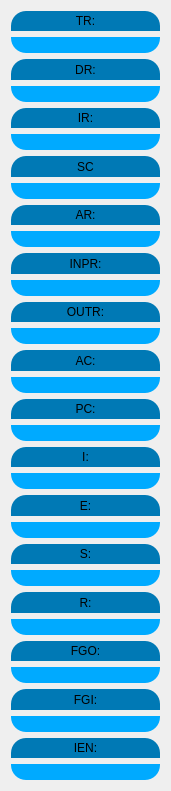
   <widget class="QWidget" name="verticalLayoutWidget">
    <property name="geometry">
     <rect>
      <x>720</x>
      <y>30</y>
      <width>171</width>
      <height>791</height>
     </rect>
    </property>
    <layout class="QVBoxLayout" name="verticalLayout_3">
     <item>
      <widget class="QLabel" name="label_7">
       <property name="styleSheet">
        <string notr="true">background-color: rgb(0, 121, 181);
border-top-left-radius: 15%;
border-top-right-radius: 15%;
width: 10px;
height: 10px;</string>
       </property>
       <property name="text">
        <string>TR:</string>
       </property>
       <property name="alignment">
        <set>Qt::AlignCenter</set>
       </property>
      </widget>
     </item>
     <item>
      <widget class="QLineEdit" name="tr_line">
       <property name="styleSheet">
        <string notr="true">background-color: rgb(0, 170, 255);
border-bottom-left-radius: 15%;
border-bottom-right-radius: 15%;</string>
       </property>
       <property name="alignment">
        <set>Qt::AlignCenter</set>
       </property>
       <property name="readOnly">
        <bool>true</bool>
       </property>
      </widget>
     </item>
     <item>
      <widget class="QLabel" name="label_5">
       <property name="styleSheet">
        <string notr="true">background-color: rgb(0, 121, 181);
border-top-left-radius: 15%;
border-top-right-radius: 15%;
width: 10px;
height: 10px;</string>
       </property>
       <property name="text">
        <string>DR:</string>
       </property>
       <property name="alignment">
        <set>Qt::AlignCenter</set>
       </property>
      </widget>
     </item>
     <item>
      <widget class="QLineEdit" name="dr_line">
       <property name="styleSheet">
        <string notr="true">border-bottom-left-radius: 15%;
background-color: rgb(0, 170, 255);
border-bottom-right-radius: 15%;</string>
       </property>
       <property name="alignment">
        <set>Qt::AlignCenter</set>
       </property>
       <property name="readOnly">
        <bool>true</bool>
       </property>
      </widget>
     </item>
     <item>
      <widget class="QLabel" name="label_3">
       <property name="styleSheet">
        <string notr="true">background-color: rgb(0, 121, 181);
border-top-left-radius: 15%;
border-top-right-radius: 15%;
width: 10px;
height: 10px;</string>
       </property>
       <property name="text">
        <string>IR:</string>
       </property>
       <property name="alignment">
        <set>Qt::AlignCenter</set>
       </property>
      </widget>
     </item>
     <item>
      <widget class="QLineEdit" name="ir_line">
       <property name="styleSheet">
        <string notr="true">background-color: rgb(0, 170, 255);
border-bottom-left-radius: 15%;
border-bottom-right-radius: 15%;</string>
       </property>
       <property name="alignment">
        <set>Qt::AlignCenter</set>
       </property>
       <property name="readOnly">
        <bool>true</bool>
       </property>
      </widget>
     </item>
     <item>
      <widget class="QLabel" name="label_2">
       <property name="layoutDirection">
        <enum>Qt::LeftToRight</enum>
       </property>
       <property name="styleSheet">
        <string notr="true">background-color: rgb(0, 121, 181);
border-top-left-radius: 15%;
border-top-right-radius: 15%;
width: 10px;
height: 10px;</string>
       </property>
       <property name="text">
        <string>SC</string>
       </property>
       <property name="alignment">
        <set>Qt::AlignCenter</set>
       </property>
      </widget>
     </item>
     <item>
      <widget class="QLineEdit" name="sc_line">
       <property name="minimumSize">
        <size>
         <width>5</width>
         <height>0</height>
        </size>
       </property>
       <property name="styleSheet">
        <string notr="true">background-color: rgb(0, 170, 255);
border-bottom-left-radius: 15%;
border-bottom-right-radius: 15%;</string>
       </property>
       <property name="alignment">
        <set>Qt::AlignCenter</set>
       </property>
       <property name="readOnly">
        <bool>true</bool>
       </property>
      </widget>
     </item>
     <item>
      <widget class="QLabel" name="label_4">
       <property name="styleSheet">
        <string notr="true">background-color: rgb(0, 121, 181);
border-top-left-radius: 15%;
border-top-right-radius: 15%;
width: 10px;
height: 10px;</string>
       </property>
       <property name="text">
        <string>AR:</string>
       </property>
       <property name="alignment">
        <set>Qt::AlignCenter</set>
       </property>
      </widget>
     </item>
     <item>
      <widget class="QLineEdit" name="ar_line">
       <property name="styleSheet">
        <string notr="true">background-color: rgb(0, 170, 255);
border-bottom-left-radius: 15%;
border-bottom-right-radius: 15%;</string>
       </property>
       <property name="alignment">
        <set>Qt::AlignCenter</set>
       </property>
       <property name="readOnly">
        <bool>true</bool>
       </property>
      </widget>
     </item>
     <item>
      <widget class="QLabel" name="label_8">
       <property name="styleSheet">
        <string notr="true">background-color: rgb(0, 121, 181);
border-top-left-radius: 15%;
border-top-right-radius: 15%;
width: 10px;
height: 10px;</string>
       </property>
       <property name="text">
        <string>INPR:</string>
       </property>
       <property name="alignment">
        <set>Qt::AlignCenter</set>
       </property>
      </widget>
     </item>
     <item>
      <widget class="QLineEdit" name="inpr_line">
       <property name="styleSheet">
        <string notr="true">background-color: rgb(0, 170, 255);
border-bottom-left-radius: 15%;
border-bottom-right-radius: 15%;</string>
       </property>
       <property name="alignment">
        <set>Qt::AlignCenter</set>
       </property>
       <property name="readOnly">
        <bool>true</bool>
       </property>
      </widget>
     </item>
     <item>
      <widget class="QLabel" name="label_9">
       <property name="styleSheet">
        <string notr="true">background-color: rgb(0, 121, 181);
border-top-left-radius: 15%;
border-top-right-radius: 15%;
width: 10px;
height: 10px;</string>
       </property>
       <property name="text">
        <string>OUTR:</string>
       </property>
       <property name="alignment">
        <set>Qt::AlignCenter</set>
       </property>
      </widget>
     </item>
     <item>
      <widget class="QLineEdit" name="outr_line">
       <property name="styleSheet">
        <string notr="true">background-color: rgb(0, 170, 255);
border-bottom-left-radius: 15%;
border-bottom-right-radius: 15%;</string>
       </property>
       <property name="alignment">
        <set>Qt::AlignCenter</set>
       </property>
       <property name="readOnly">
        <bool>true</bool>
       </property>
      </widget>
     </item>
     <item>
      <widget class="QLabel" name="label_6">
       <property name="styleSheet">
        <string notr="true">background-color: rgb(0, 121, 181);
border-top-left-radius: 15%;
border-top-right-radius: 15%;
width: 10px;
height: 10px;</string>
       </property>
       <property name="text">
        <string>AC:</string>
       </property>
       <property name="alignment">
        <set>Qt::AlignCenter</set>
       </property>
      </widget>
     </item>
     <item>
      <widget class="QLineEdit" name="ac_line">
       <property name="styleSheet">
        <string notr="true">background-color: rgb(0, 170, 255);
border-bottom-left-radius: 15%;
border-bottom-right-radius: 15%;</string>
       </property>
       <property name="alignment">
        <set>Qt::AlignCenter</set>
       </property>
       <property name="readOnly">
        <bool>true</bool>
       </property>
      </widget>
     </item>
     <item>
      <widget class="QLabel" name="label">
       <property name="styleSheet">
        <string notr="true">background-color: rgb(0, 121, 181);
border-top-left-radius: 15%;
border-top-right-radius: 15%;
width: 10px;
height: 10px;</string>
       </property>
       <property name="text">
        <string>PC:</string>
       </property>
       <property name="alignment">
        <set>Qt::AlignCenter</set>
       </property>
      </widget>
     </item>
     <item>
      <widget class="QLineEdit" name="pc_line">
       <property name="minimumSize">
        <size>
         <width>5</width>
         <height>0</height>
        </size>
       </property>
       <property name="styleSheet">
        <string notr="true">background-color: rgb(0, 170, 255);
border-bottom-left-radius: 15%;
border-bottom-right-radius: 15%;</string>
       </property>
       <property name="text">
        <string/>
       </property>
       <property name="alignment">
        <set>Qt::AlignCenter</set>
       </property>
       <property name="readOnly">
        <bool>true</bool>
       </property>
      </widget>
     </item>
     <item>
      <widget class="QLabel" name="label_12">
       <property name="styleSheet">
        <string notr="true">background-color: rgb(0, 121, 181);
border-top-left-radius: 15%;
border-top-right-radius: 15%;
width: 10px;
height: 10px;</string>
       </property>
       <property name="text">
        <string>I:</string>
       </property>
       <property name="alignment">
        <set>Qt::AlignCenter</set>
       </property>
      </widget>
     </item>
     <item>
      <widget class="QLineEdit" name="i_line">
       <property name="styleSheet">
        <string notr="true">background-color: rgb(0, 170, 255);
border-bottom-left-radius: 15%;
border-bottom-right-radius: 15%;</string>
       </property>
       <property name="alignment">
        <set>Qt::AlignCenter</set>
       </property>
       <property name="readOnly">
        <bool>true</bool>
       </property>
      </widget>
     </item>
     <item>
      <widget class="QLabel" name="label_10">
       <property name="enabled">
        <bool>true</bool>
       </property>
       <property name="styleSheet">
        <string notr="true">background-color: rgb(0, 121, 181);
border-top-left-radius: 15%;
border-top-right-radius: 15%;
width: 10px;
height: 10px;</string>
       </property>
       <property name="text">
        <string>E:</string>
       </property>
       <property name="alignment">
        <set>Qt::AlignCenter</set>
       </property>
      </widget>
     </item>
     <item>
      <widget class="QLineEdit" name="e_line">
       <property name="styleSheet">
        <string notr="true">background-color: rgb(0, 170, 255);
border-bottom-left-radius: 15%;
border-bottom-right-radius: 15%;</string>
       </property>
       <property name="alignment">
        <set>Qt::AlignCenter</set>
       </property>
       <property name="readOnly">
        <bool>true</bool>
       </property>
      </widget>
     </item>
     <item>
      <widget class="QLabel" name="label_11">
       <property name="styleSheet">
        <string notr="true">background-color: rgb(0, 121, 181);
border-top-left-radius: 15%;
border-top-right-radius: 15%;
width: 10px;
height: 10px;</string>
       </property>
       <property name="text">
        <string>S:</string>
       </property>
       <property name="alignment">
        <set>Qt::AlignCenter</set>
       </property>
      </widget>
     </item>
     <item>
      <widget class="QLineEdit" name="s_line">
       <property name="styleSheet">
        <string notr="true">background-color: rgb(0, 170, 255);
border-bottom-left-radius: 15%;
border-bottom-right-radius: 15%;</string>
       </property>
       <property name="alignment">
        <set>Qt::AlignCenter</set>
       </property>
       <property name="readOnly">
        <bool>true</bool>
       </property>
      </widget>
     </item>
     <item>
      <widget class="QLabel" name="label_13">
       <property name="styleSheet">
        <string notr="true">background-color: rgb(0, 121, 181);
border-top-left-radius: 15%;
border-top-right-radius: 15%;
width: 10px;
height: 10px;</string>
       </property>
       <property name="text">
        <string>R:</string>
       </property>
       <property name="alignment">
        <set>Qt::AlignCenter</set>
       </property>
      </widget>
     </item>
     <item>
      <widget class="QLineEdit" name="r_line">
       <property name="styleSheet">
        <string notr="true">background-color: rgb(0, 170, 255);
border-bottom-left-radius: 15%;
border-bottom-right-radius: 15%;</string>
       </property>
       <property name="alignment">
        <set>Qt::AlignCenter</set>
       </property>
       <property name="readOnly">
        <bool>true</bool>
       </property>
      </widget>
     </item>
     <item>
      <widget class="QLabel" name="label_14">
       <property name="styleSheet">
        <string notr="true">background-color: rgb(0, 121, 181);
border-top-left-radius: 15%;
border-top-right-radius: 15%;
width: 10px;
height: 10px;</string>
       </property>
       <property name="text">
        <string>FGO:</string>
       </property>
       <property name="alignment">
        <set>Qt::AlignCenter</set>
       </property>
      </widget>
     </item>
     <item>
      <widget class="QLineEdit" name="fgo_line">
       <property name="styleSheet">
        <string notr="true">background-color: rgb(0, 170, 255);
border-bottom-left-radius: 15%;
border-bottom-right-radius: 15%;</string>
       </property>
       <property name="alignment">
        <set>Qt::AlignCenter</set>
       </property>
       <property name="readOnly">
        <bool>true</bool>
       </property>
      </widget>
     </item>
     <item>
      <widget class="QLabel" name="label_16">
       <property name="styleSheet">
        <string notr="true">background-color: rgb(0, 121, 181);
border-top-left-radius: 15%;
border-top-right-radius: 15%;
width: 10px;
height: 10px;</string>
       </property>
       <property name="text">
        <string>FGI:</string>
       </property>
       <property name="alignment">
        <set>Qt::AlignCenter</set>
       </property>
      </widget>
     </item>
     <item>
      <widget class="QLineEdit" name="fgi_line">
       <property name="styleSheet">
        <string notr="true">background-color: rgb(0, 170, 255);
border-bottom-left-radius: 15%;
border-bottom-right-radius: 15%;</string>
       </property>
       <property name="alignment">
        <set>Qt::AlignCenter</set>
       </property>
       <property name="readOnly">
        <bool>true</bool>
       </property>
      </widget>
     </item>
     <item>
      <widget class="QLabel" name="label_15">
       <property name="styleSheet">
        <string notr="true">background-color: rgb(0, 121, 181);
border-top-left-radius: 15%;
border-top-right-radius: 15%;
width: 10px;
height: 10px;</string>
       </property>
       <property name="text">
        <string>IEN:</string>
       </property>
       <property name="alignment">
        <set>Qt::AlignCenter</set>
       </property>
      </widget>
     </item>
     <item>
      <widget class="QLineEdit" name="ien_line">
       <property name="styleSheet">
        <string notr="true">background-color: rgb(0, 170, 255);
border-bottom-left-radius: 15%;
border-bottom-right-radius: 15%;</string>
       </property>
       <property name="alignment">
        <set>Qt::AlignCenter</set>
       </property>
       <property name="readOnly">
        <bool>true</bool>
       </property>
      </widget>
     </item>
    </layout>
   </widget>
